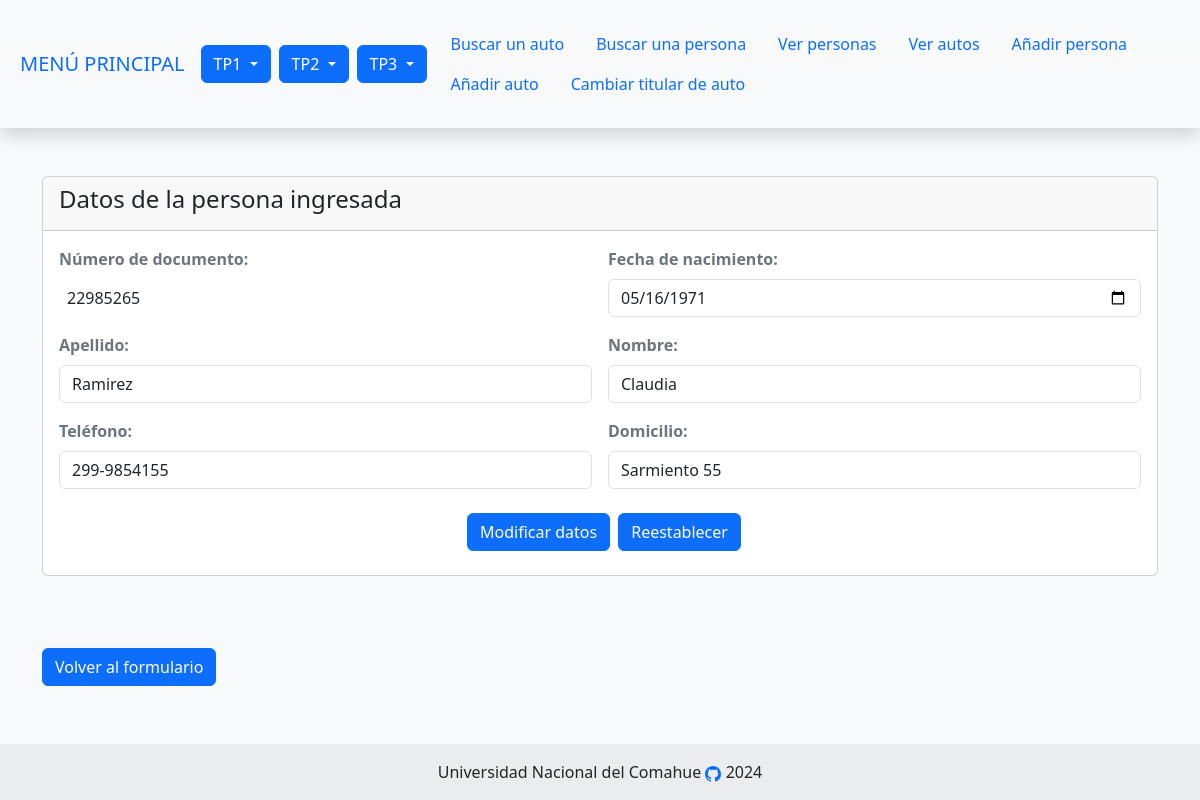
The page /TP4-PWD/Vista/action/accionBuscarPersona.php on the database its author committed.
### tables this page shows
CREATE TABLE `persona` (
  `NroDni` varchar(10) NOT NULL,
  `Apellido` varchar(50) NOT NULL,
  `Nombre` varchar(50) NOT NULL,
  `fechaNac` date NOT NULL,
  `Telefono` varchar(20) NOT NULL,
  `Domicilio` varchar(200) NOT NULL,
  PRIMARY KEY  (`NroDni`)
);

### TP4-PWD/Utils/funciones.php (called while the page is built, shortened)
<?php
function darDatosSubmitted() {
    $datos = [];
    return $datos;
}
function dismount($object) {
    $reflectionClass = new ReflectionClass(get_class($object));
    $array = array();
    foreach ($reflectionClass->getProperties() as $property) {
        $property->setAccessible(true);
        $array[$property->getName()] = $property->getValue($object);
    }
    return $array;
}
spl_autoload_register(function ($clase) {
     $directorys = array(
         $GLOBALS['ROOT'].'Modelo/',
         $GLOBALS['ROOT'].'Control/',
         $GLOBALS['ROOT'].'Modelo/Conector/',
     );
     $found = false;
     $i = 0;
     while ($i < count($directorys) && !$found){
        if (file_exists($directorys[$i].$clase.'.php')){
            $found = true;
        }
        $i++;
     }
 });
?>

### TP4-PWD/Modelo/Persona.php (called while the page is built, shortened)
<?php
class Persona{
    private $nroDni;
    public function __construct() {
        $this->nroDni = '';
    }
    public function getNroDni(){
        return $this->nroDni;
    }
    public function setNroDni($nuevoNroDni){
        $this->nroDni = $nuevoNroDni;
    }
    public function cargar(){
        $resp = false;
        $base=new BaseDatos();
        $sql="SELECT * FROM persona WHERE nrodni = ".$this->getNroDni();
        if ($base->Iniciar()) {
            $res = $base->Ejecutar($sql);
            if($res>-1){
                if($res>0){
                    $row = $base->Registro();
                }
            }
        } else {
            $this->setmensajeoperacion("Persona->listar: ".$base->getError());
        }
        return $resp;
    }
    public function listar($parametro=""){
        $arreglo = array();
        $base=new BaseDatos();
        $sql="SELECT * FROM persona ";
        if ($parametro!="") {
            $sql.='WHERE '.$parametro;
        }
        $res = $base->Ejecutar($sql);
        if($res>-1){
            if($res>0){
                while ($row = $base->Registro()){
                    $personita = new Persona();
                    $autito = new Auto();
                    $autitosPersona = $autito->listar("dniduenio = ".$row['NroDni']);
                    $personita->setear($row['NroDni'], $row['Apellido'], $row['Nombre'], $row['fechaNac'], $row['Telefono'], $row['Domicilio'], $autitosPersona);
                    array_push($arreglo, $personita);
                }
            }
        } else {
            $this->setmensajeoperacion("Persona->listar: ".$base->getError());
        }
        return $arreglo;
    }
}

### TP4-PWD/Modelo/conector/BaseDatos.php (called while the page is built, shortened)
<?php
class BaseDatos extends PDO {
  	private $conec;
  	private $indice;
  	private $resultado;
    public function __construct(){
        $this->indice =0;
        try {
           $this->conec=true;
        }catch (PDOException $e) {
            $this->sql = $e->getMessage();
            $this->conec=false;
        }
    }
    public function Iniciar(){
        return $this->getConec();
    }
    public function getConec(){
        return $this->conec;
    }
    public function setSQL($e){
        return "\n".$this->sql = $e;
    }
    public function Ejecutar($sql){
        if ( stristr($sql,"select")){
            $resp =  $this->EjecutarSelect($sql);
        }
        return $resp;
   }
   private function EjecutarSelect($sql){
       $cant = -1;
       $resultado=parent::query($sql);
       if(!$resultado){
           $this->analizarDebug();
       }else {
          $arregloResult = $resultado->fetchAll();
          $cant = count($arregloResult);
       }
       return $cant;
   }
   public function Registro() {
       $filaActual = false;
       $indiceActual = $this->getIndice();
       if ($indiceActual>=0) {
           $filas = $this->getResultado();
           if($indiceActual<count($filas)){
               $filaActual =  $filas[$indiceActual];
           }else {
               $this->setIndice(-1);
           }
       }
       return $filaActual;
   }
   private function setIndice ($valor){
       $this->indice = $valor;
   }
   private function getIndice (){
       return $this->indice;
   }
   private function setResultado($valor){
       $this->resultado = $valor;
   }
   private function getResultado(){
      return $this->resultado;
   }
}

### TP4-PWD/Control/ABMPersona.php (called while the page is built, shortened)
<?php
class ABMPersona{
    public function buscar($param){
        $where = " true ";
        $personita = new Persona();
        $arreglo = $personita->listar($where);
        return $arreglo;
    }
    public function buscarArray($param){
        $arreglo = convert_array($this->buscar($param));
        return $arreglo;
    }
}
?>

### TP4-PWD/Modelo/Auto.php (called while the page is built, shortened)
<?php
class Auto{
    public function listar($parametro=""){
        $arreglo = array();
        $base=new BaseDatos();
        $sql="SELECT * FROM auto ";
        if ($parametro!="") {
            $sql.='WHERE '.$parametro;
        }
        $res = $base->Ejecutar($sql);
        if($res>-1){
            if($res>0){
                while ($row = $base->Registro()){
                    $autito= new Auto();
                    $objDuenio = new Persona();
                    $objDuenio->setNroDni($row['DniDuenio']);
                    $objDuenio->cargar();
                    $autito->setear($row['Patente'], $row['Marca'], $row['Modelo'], $objDuenio);
                    array_push($arreglo, $autito);
                }
            }
        } else {
            $this->setmensajeoperacion("Auto->listar: ".$base->getError());
        }
        return $arreglo;
    }
}

### TP4-PWD/Vista/action/accionBuscarPersona.php (the view, shortened to what this page needs)
<?php
include_once("../estructura/header.php");
$ABMPersona = new ABMPersona();
$datos = darDatosSubmitted();
$resultadoBusqueda = $ABMPersona->buscarArray($datos);
$personaSeleccionada = !empty($resultadoBusqueda) ? $resultadoBusqueda[0] : null;
?>
<div class="container my-5">
    <div class="card my-5">
        <div class="card-header">
            <h4>Datos de la persona ingresada</h4>
        </div>
        <div class="card-body">
            <form action="ActualizarDatosPersona.php" class="row g-3 needs-validation" id="formPersona" name="formPersona" method="post" novalidate>
                <div class="col-md-6">
                    <label for="nrodni" class="form-label fw-bold text-secondary">Número de documento:</label>
                    <input class="form-control-plaintext mx-2" type="text" name="nrodni" value="<?php echo $personaSeleccionada['nroDni'];?>" readonly>
                </div>
                <div class="col-md-6">
                    <label for="fechanac" class="form-label fw-bold text-secondary">Fecha de nacimiento:</label>
                    <input type="date" class="form-control" name="fechanac" value="<?php echo $personaSeleccionada['fechaNac'];?>" required>
                </div>
                <div class="col-md-6">
                    <label for="apellido" class="form-label fw-bold text-secondary">Apellido:</label>
                    <input type="text" class="form-control" name="apellido" value="<?php echo $personaSeleccionada['apellido'];?>" pattern="^[\s]*[A-Za-z]+[\s]*[A-Za-z]*[\s]*$" maxlength="50" required>
                </div>
                <div class="col-md-6">
                    <label for="nombre" class="form-label fw-bold text-secondary">Nombre:</label>
                    <input type="text" class="form-control" name="nombre" value="<?php echo $personaSeleccionada['nombre'];?>" pattern="^[\s]*[A-Za-z]+[\s]*[A-Za-z]*[\s]*$" maxlength="50" required>
                </div>
                <div class="col-md-6">
                    <label for="telefono" class="form-label fw-bold text-secondary">Teléfono:</label>
                    <input type="text" class="form-control" name="telefono" value="<?php echo $personaSeleccionada['telefono'];?>" pattern="^\d{3}-{1}\d{7}$" required>
                </div>
                <div class="col-md-6">
                    <label for="domicilio" class="form-label fw-bold text-secondary">Domicilio:</label>
                    <input type="text" class="form-control" name="domicilio" value="<?php echo $personaSeleccionada['domicilio'];?>" name="domicilio" pattern=".*\w+.*" maxlength="200" required>
                </div>
                <div class="d-flex p-2 justify-content-center">
                <input type="submit" class="btn btn-primary mx-2" value="Modificar datos">
                <button type="reset" class="btn btn-primary">Reestablecer</button>
            </div>
            </form>
        </div>
    </div>
    <a href="../index/BuscarPersona.php" class="btn btn-primary mt-4">Volver al formulario</a>
</div>
<?php include_once("../estructura/footer.php"); ?>

### rows shown on the page
persona: nrodni "22985265", fechanac "05/16/1971", apellido "Ramirez", nombre "Claudia", telefono "299-9854155", domicilio "Sarmiento 55"
